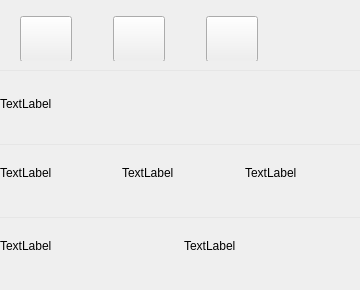
<?xml version="1.0" encoding="UTF-8"?>
<ui version="4.0">
 <class>OperationPanelClass</class>
 <widget class="QWidget" name="OperationPanelClass">
  <property name="geometry">
   <rect>
    <x>0</x>
    <y>0</y>
    <width>360</width>
    <height>290</height>
   </rect>
  </property>
  <property name="minimumSize">
   <size>
    <width>0</width>
    <height>290</height>
   </size>
  </property>
  <property name="maximumSize">
   <size>
    <width>16777215</width>
    <height>16777215</height>
   </size>
  </property>
  <property name="windowTitle">
   <string>Form</string>
  </property>
  <property name="styleSheet">
   <string notr="true"/>
  </property>
  <layout class="QVBoxLayout" name="verticalLayout">
   <property name="spacing">
    <number>0</number>
   </property>
   <property name="margin">
    <number>0</number>
   </property>
   <item>
    <layout class="QVBoxLayout" name="mainLayout_" stretch="70,0,70,0,70,0,70">
     <item>
      <widget class="QWidget" name="panelButtonsWidget_" native="true">
       <widget class="QWidget" name="horizontalLayoutWidget">
        <property name="geometry">
         <rect>
          <x>0</x>
          <y>0</y>
          <width>361</width>
          <height>61</height>
         </rect>
        </property>
        <layout class="QHBoxLayout" name="panelButtonsLayout_">
         <property name="spacing">
          <number>41</number>
         </property>
         <property name="leftMargin">
          <number>20</number>
         </property>
         <property name="topMargin">
          <number>16</number>
         </property>
         <property name="rightMargin">
          <number>102</number>
         </property>
         <item>
          <widget class="ltp::base::PanelButton" name="singleSection_">
           <property name="minimumSize">
            <size>
             <width>52</width>
             <height>46</height>
            </size>
           </property>
           <property name="maximumSize">
            <size>
             <width>52</width>
             <height>46</height>
            </size>
           </property>
           <property name="text">
            <string/>
           </property>
          </widget>
         </item>
         <item>
          <widget class="ltp::base::PanelButton" name="handleWheelSimulation_">
           <property name="minimumSize">
            <size>
             <width>52</width>
             <height>46</height>
            </size>
           </property>
           <property name="maximumSize">
            <size>
             <width>52</width>
             <height>46</height>
            </size>
           </property>
           <property name="text">
            <string/>
           </property>
          </widget>
         </item>
         <item>
          <widget class="ltp::base::PanelButton" name="skip_">
           <property name="minimumSize">
            <size>
             <width>52</width>
             <height>46</height>
            </size>
           </property>
           <property name="maximumSize">
            <size>
             <width>52</width>
             <height>46</height>
            </size>
           </property>
           <property name="text">
            <string/>
           </property>
          </widget>
         </item>
        </layout>
       </widget>
      </widget>
     </item>
     <item>
      <widget class="Line" name="line1_">
       <property name="styleSheet">
        <string notr="true">border-top: 1px solid #E6E6E6;</string>
       </property>
       <property name="orientation">
        <enum>Qt::Horizontal</enum>
       </property>
      </widget>
     </item>
     <item>
      <widget class="QWidget" name="machiningInformationWidget1_" native="true">
       <widget class="QWidget" name="horizontalLayoutWidget_2">
        <property name="geometry">
         <rect>
          <x>0</x>
          <y>-10</y>
          <width>361</width>
          <height>81</height>
         </rect>
        </property>
        <layout class="QHBoxLayout" name="machiningInformationLayout1_">
         <item>
          <widget class="QLabel" name="label_6">
           <property name="text">
            <string>TextLabel</string>
           </property>
          </widget>
         </item>
        </layout>
       </widget>
      </widget>
     </item>
     <item>
      <widget class="Line" name="line2_">
       <property name="styleSheet">
        <string notr="true">border-top: 1px solid #E6E6E6;</string>
       </property>
       <property name="orientation">
        <enum>Qt::Horizontal</enum>
       </property>
      </widget>
     </item>
     <item>
      <widget class="QWidget" name="machiningInformationWidget2_" native="true">
       <widget class="QWidget" name="horizontalLayoutWidget_3">
        <property name="geometry">
         <rect>
          <x>0</x>
          <y>-10</y>
          <width>361</width>
          <height>71</height>
         </rect>
        </property>
        <layout class="QHBoxLayout" name="machiningInformationLayout2_">
         <item>
          <widget class="QLabel" name="label_5">
           <property name="text">
            <string>TextLabel</string>
           </property>
          </widget>
         </item>
         <item>
          <widget class="QLabel" name="label_4">
           <property name="text">
            <string>TextLabel</string>
           </property>
          </widget>
         </item>
         <item>
          <widget class="QLabel" name="label_3">
           <property name="text">
            <string>TextLabel</string>
           </property>
          </widget>
         </item>
        </layout>
       </widget>
      </widget>
     </item>
     <item>
      <widget class="Line" name="line3_">
       <property name="styleSheet">
        <string notr="true">border-top: 1px solid #E6E6E6;</string>
       </property>
       <property name="orientation">
        <enum>Qt::Horizontal</enum>
       </property>
      </widget>
     </item>
     <item>
      <widget class="QWidget" name="machiningInformationWidget3_" native="true">
       <widget class="QWidget" name="horizontalLayoutWidget_4">
        <property name="geometry">
         <rect>
          <x>0</x>
          <y>-10</y>
          <width>361</width>
          <height>71</height>
         </rect>
        </property>
        <layout class="QHBoxLayout" name="machiningInformationLayout3_">
         <item>
          <widget class="QLabel" name="label_2">
           <property name="text">
            <string>TextLabel</string>
           </property>
          </widget>
         </item>
         <item>
          <widget class="QLabel" name="label">
           <property name="text">
            <string>TextLabel</string>
           </property>
          </widget>
         </item>
        </layout>
       </widget>
      </widget>
     </item>
    </layout>
   </item>
  </layout>
 </widget>
 <customwidgets>
  <customwidget>
   <class>ltp::base::PanelButton</class>
   <extends>QPushButton</extends>
   <header>../base/panelbutton.h</header>
  </customwidget>
 </customwidgets>
 <resources/>
 <connections/>
</ui>
